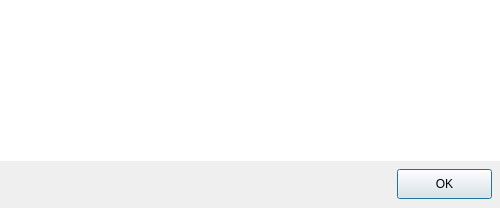
<?xml version="1.0" encoding="UTF-8"?>
<ui version="4.0">
 <class>CustomAboutDialog</class>
 <widget class="QDialog" name="CustomAboutDialog">
  <property name="geometry">
   <rect>
    <x>0</x>
    <y>0</y>
    <width>500</width>
    <height>208</height>
   </rect>
  </property>
  <property name="sizePolicy">
   <sizepolicy hsizetype="Fixed" vsizetype="Fixed">
    <horstretch>0</horstretch>
    <verstretch>0</verstretch>
   </sizepolicy>
  </property>
  <property name="minimumSize">
   <size>
    <width>500</width>
    <height>0</height>
   </size>
  </property>
  <property name="maximumSize">
   <size>
    <width>500</width>
    <height>16777215</height>
   </size>
  </property>
  <property name="windowTitle">
   <string>Dialog</string>
  </property>
  <property name="styleSheet">
   <string notr="true"/>
  </property>
  <layout class="QVBoxLayout" name="verticalLayout_3" stretch="0,0">
   <property name="spacing">
    <number>0</number>
   </property>
   <property name="sizeConstraint">
    <enum>QLayout::SetDefaultConstraint</enum>
   </property>
   <property name="leftMargin">
    <number>0</number>
   </property>
   <property name="topMargin">
    <number>0</number>
   </property>
   <property name="rightMargin">
    <number>0</number>
   </property>
   <property name="bottomMargin">
    <number>0</number>
   </property>
   <item>
    <widget class="QFrame" name="horizontalFrame">
     <property name="styleSheet">
      <string notr="true">background-color: white;</string>
     </property>
     <layout class="QHBoxLayout" name="horizontalLayout">
      <item>
       <layout class="QVBoxLayout" name="verticalLayout_2">
        <property name="sizeConstraint">
         <enum>QLayout::SetMinimumSize</enum>
        </property>
        <property name="leftMargin">
         <number>11</number>
        </property>
        <property name="topMargin">
         <number>11</number>
        </property>
        <property name="rightMargin">
         <number>11</number>
        </property>
        <property name="bottomMargin">
         <number>11</number>
        </property>
        <item>
         <widget class="QLabel" name="label_appIconPlaceholder">
          <property name="sizePolicy">
           <sizepolicy hsizetype="Fixed" vsizetype="Fixed">
            <horstretch>0</horstretch>
            <verstretch>0</verstretch>
           </sizepolicy>
          </property>
          <property name="minimumSize">
           <size>
            <width>96</width>
            <height>96</height>
           </size>
          </property>
          <property name="maximumSize">
           <size>
            <width>96</width>
            <height>96</height>
           </size>
          </property>
          <property name="text">
           <string/>
          </property>
          <property name="alignment">
           <set>Qt::AlignCenter</set>
          </property>
         </widget>
        </item>
        <item>
         <spacer name="verticalSpacer">
          <property name="orientation">
           <enum>Qt::Vertical</enum>
          </property>
          <property name="sizeType">
           <enum>QSizePolicy::MinimumExpanding</enum>
          </property>
          <property name="sizeHint" stdset="0">
           <size>
            <width>20</width>
            <height>0</height>
           </size>
          </property>
         </spacer>
        </item>
       </layout>
      </item>
      <item>
       <layout class="QVBoxLayout" name="verticalLayout_labels">
        <property name="spacing">
         <number>0</number>
        </property>
        <property name="sizeConstraint">
         <enum>QLayout::SetDefaultConstraint</enum>
        </property>
        <property name="leftMargin">
         <number>7</number>
        </property>
        <property name="topMargin">
         <number>7</number>
        </property>
        <property name="rightMargin">
         <number>7</number>
        </property>
        <property name="bottomMargin">
         <number>7</number>
        </property>
       </layout>
      </item>
     </layout>
    </widget>
   </item>
   <item>
    <layout class="QHBoxLayout" name="horizontalLayout_2">
     <item>
      <widget class="QFrame" name="frame">
       <property name="sizePolicy">
        <sizepolicy hsizetype="Expanding" vsizetype="Preferred">
         <horstretch>0</horstretch>
         <verstretch>0</verstretch>
        </sizepolicy>
       </property>
       <property name="styleSheet">
        <string notr="true"/>
       </property>
       <property name="frameShape">
        <enum>QFrame::NoFrame</enum>
       </property>
       <property name="frameShadow">
        <enum>QFrame::Plain</enum>
       </property>
       <property name="lineWidth">
        <number>0</number>
       </property>
       <layout class="QHBoxLayout" name="horizontalLayout_4">
        <property name="spacing">
         <number>0</number>
        </property>
        <property name="sizeConstraint">
         <enum>QLayout::SetDefaultConstraint</enum>
        </property>
        <property name="leftMargin">
         <number>0</number>
        </property>
        <property name="topMargin">
         <number>0</number>
        </property>
        <property name="rightMargin">
         <number>8</number>
        </property>
        <property name="bottomMargin">
         <number>0</number>
        </property>
        <item>
         <spacer name="horizontalSpacer">
          <property name="orientation">
           <enum>Qt::Horizontal</enum>
          </property>
          <property name="sizeHint" stdset="0">
           <size>
            <width>351</width>
            <height>47</height>
           </size>
          </property>
         </spacer>
        </item>
        <item>
         <widget class="QPushButton" name="pushButton_ok">
          <property name="sizePolicy">
           <sizepolicy hsizetype="Fixed" vsizetype="Fixed">
            <horstretch>0</horstretch>
            <verstretch>0</verstretch>
           </sizepolicy>
          </property>
          <property name="minimumSize">
           <size>
            <width>95</width>
            <height>30</height>
           </size>
          </property>
          <property name="maximumSize">
           <size>
            <width>95</width>
            <height>30</height>
           </size>
          </property>
          <property name="styleSheet">
           <string notr="true"/>
          </property>
          <property name="text">
           <string>OK</string>
          </property>
         </widget>
        </item>
       </layout>
      </widget>
     </item>
    </layout>
   </item>
  </layout>
 </widget>
 <resources/>
 <connections>
  <connection>
   <sender>pushButton_ok</sender>
   <signal>clicked()</signal>
   <receiver>CustomAboutDialog</receiver>
   <slot>close()</slot>
   <hints>
    <hint type="sourcelabel">
     <x>426</x>
     <y>136</y>
    </hint>
    <hint type="destinationlabel">
     <x>471</x>
     <y>15</y>
    </hint>
   </hints>
  </connection>
 </connections>
</ui>
